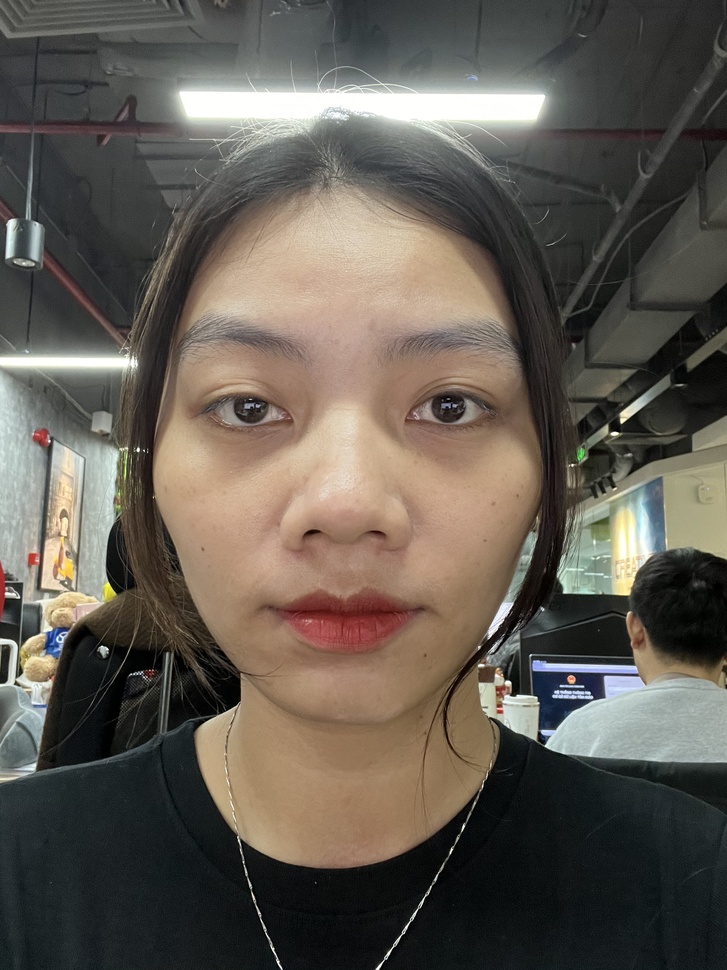
#> input picture dataset/Bui_Thao_Ly/IMG_6519.jpg, 727 x 970 px, shrunk from 2316 x 3088 before the run; its folder holds only this picture in this run
$ python augment_data.py
#> lines starting #> are read from the running program, lines starting #| are printed output that depends on the picture
import cv2
import numpy as np
import os

def augment_data(dataset_path):
#> called with dataset_path = 'dataset'
    print("--- ĐANG TỰ ĐỘNG TẠO THÊM DỮ LIỆU ---")

    for person_name in os.listdir(dataset_path):
        person_dir = os.path.join(dataset_path, person_name)
        if not os.path.isdir(person_dir): continue

        # Lấy danh sách ảnh hiện có
        files = [f for f in os.listdir(person_dir) if f.lower().endswith(('.jpg', '.png', '.jpeg'))]
        print(f" -> Xử lý '{person_name}': {len(files)} ảnh gốc")

        count_new = 0
        for fname in files:
            img_path = os.path.join(person_dir, fname)
            img = cv2.imread(img_path)
#> img is the input picture: shape (970, 727, 3); mean B, G, R 82.7, 91.3, 98
            if img is None: continue

            # 1. TẠO ẢNH LẬT NGANG (Flip)
            # Giúp máy học được khuôn mặt đối xứng
            img_flip = cv2.flip(img, 1)
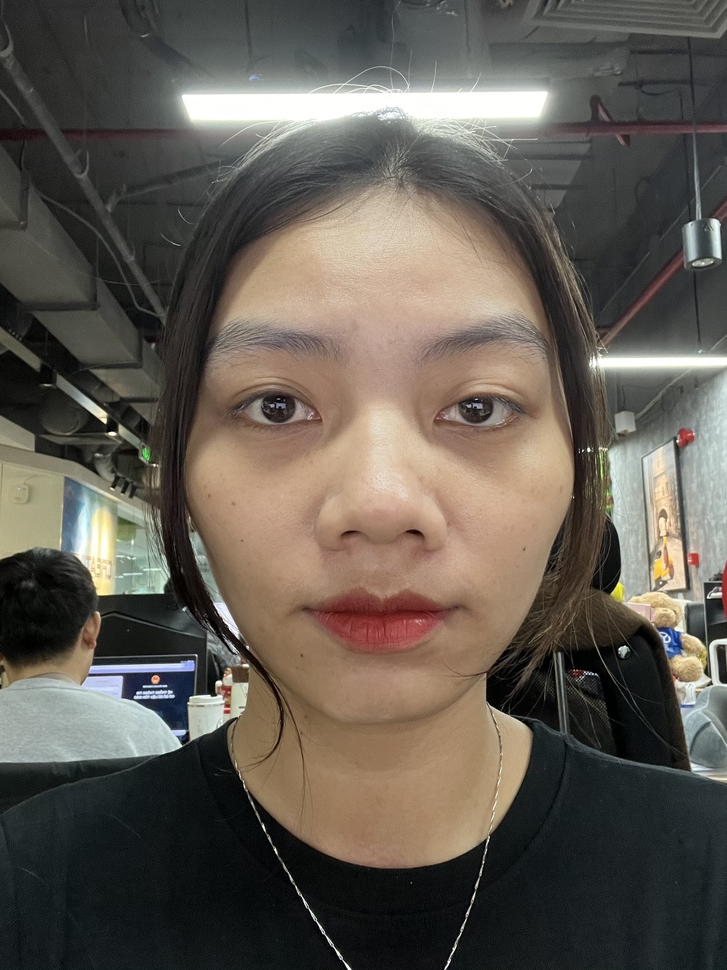
#> img_flip: shape (970, 727, 3); mean B, G, R 82.7, 91.3, 98
            new_name = f"aug_flip_{fname}"
            cv2.imwrite(os.path.join(person_dir, new_name), img_flip)
            count_new += 1

            # 2. TẠO ẢNH SÁNG HƠN (Brightness +)
            # Giúp nhận dạng tốt khi bị chói
            M = np.ones(img.shape, dtype="uint8") * 40
            img_bright = cv2.add(img, M)
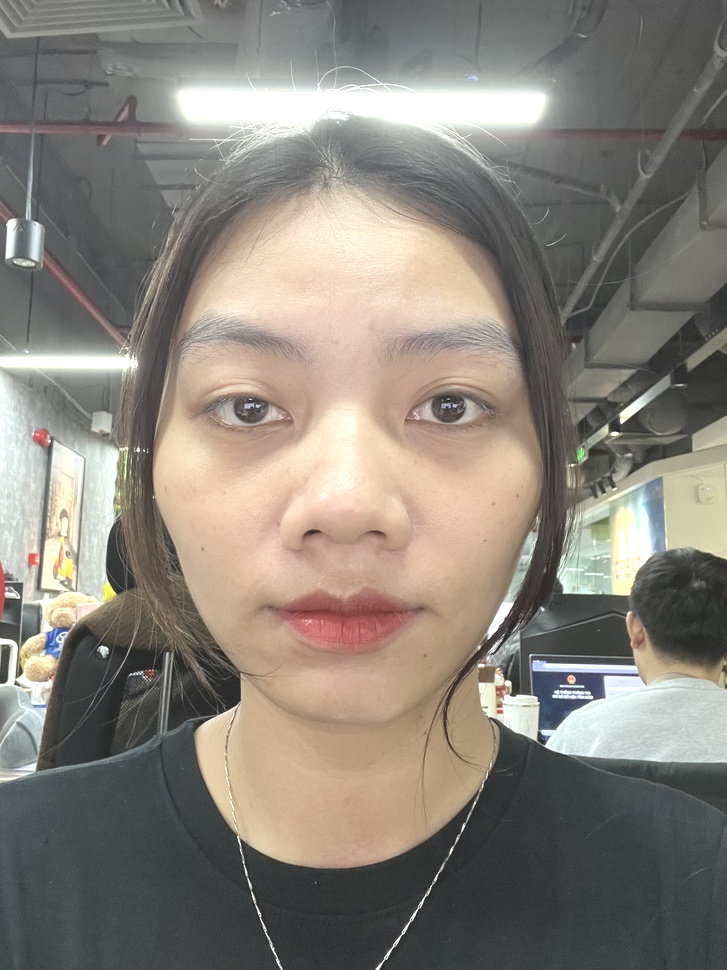
#> img_bright: shape (970, 727, 3); mean B, G, R 122, 130.6, 137.2
            new_name = f"aug_bright_{fname}"
            cv2.imwrite(os.path.join(person_dir, new_name), img_bright)
            count_new += 1

            # 3. TẠO ẢNH TỐI HƠN (Brightness -)
            # Giúp nhận dạng tốt trong bóng tối
            M = np.ones(img.shape, dtype="uint8") * 40
            img_dark = cv2.subtract(img, M)
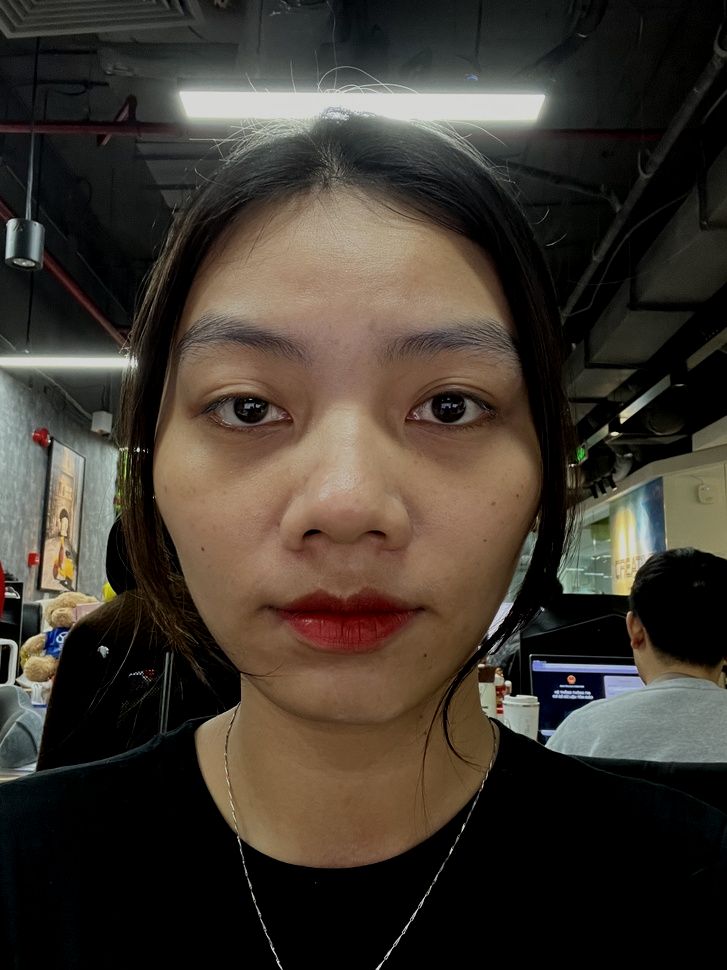
#> img_dark: shape (970, 727, 3); mean B, G, R 47, 55.6, 63.2
            new_name = f"aug_dark_{fname}"
            cv2.imwrite(os.path.join(person_dir, new_name), img_dark)
            count_new += 1

            # 4. TẠO ẢNH NHIỄU (Noise)
            # Giả lập camera chất lượng thấp (webcam mờ)
            row, col, ch = img.shape
#> row = 970; col = 727; ch = 3
            mean = 0
            var = 100
            sigma = var**0.5
            gauss = np.random.normal(mean, sigma, (row, col, ch))
            gauss = gauss.reshape(row, col, ch)
            noisy = img + gauss
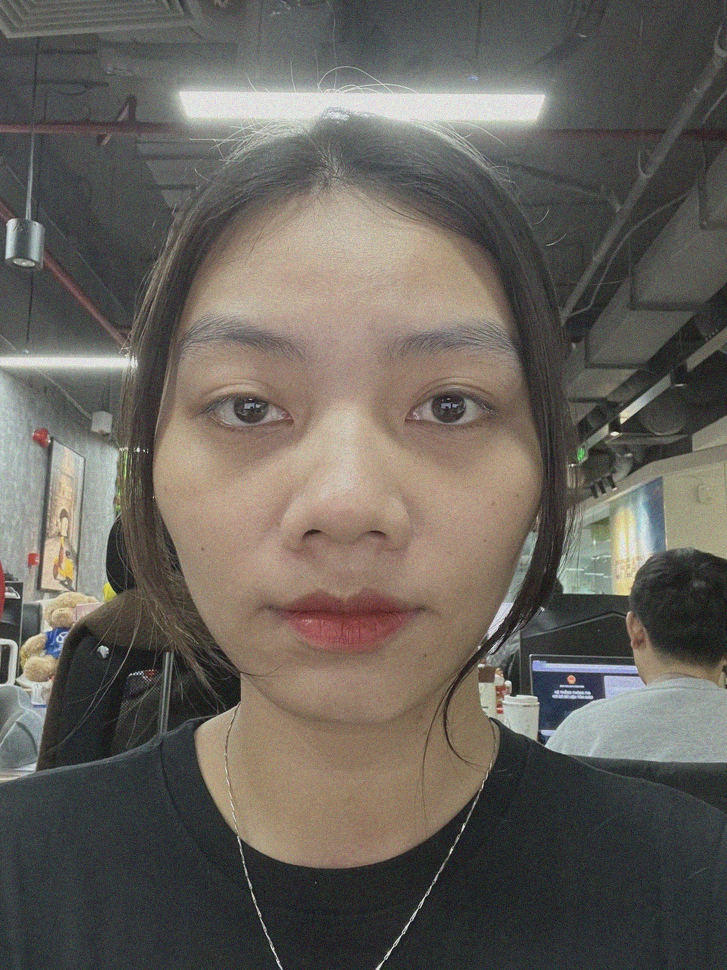
#> noisy: shape (970, 727, 3) float64; mean B, G, R 82.7, 91.4, 98; drawn with min black and max white
            # Clip về đoạn [0, 255]
            noisy = np.clip(noisy, 0, 255).astype("uint8")

            new_name = f"aug_noise_{fname}"
            cv2.imwrite(os.path.join(person_dir, new_name), noisy)
            count_new += 1

        print(f"    -> Đã tạo thêm {count_new} ảnh mới.")
#> pass 2 of the loop in augment_data, `for person_name in os.listdir(dataset_path):`:
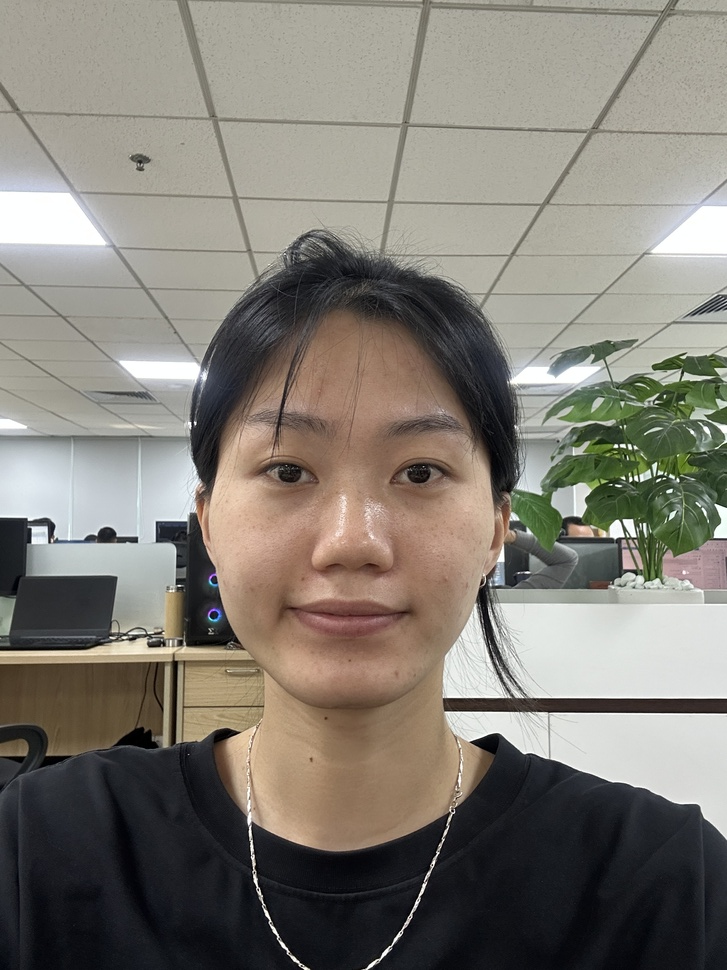
#> input picture dataset/Do_Thi_Ngoc_Mai/IMG_3106.JPG, 727 x 970 px, shrunk from 2316 x 3088 before the run
#> in augment_data, img is the input picture: shape (970, 727, 3); mean B, G, R 116.4, 124.9, 129.6
#> in augment_data, `img_dark = cv2.subtract(img, M)`:
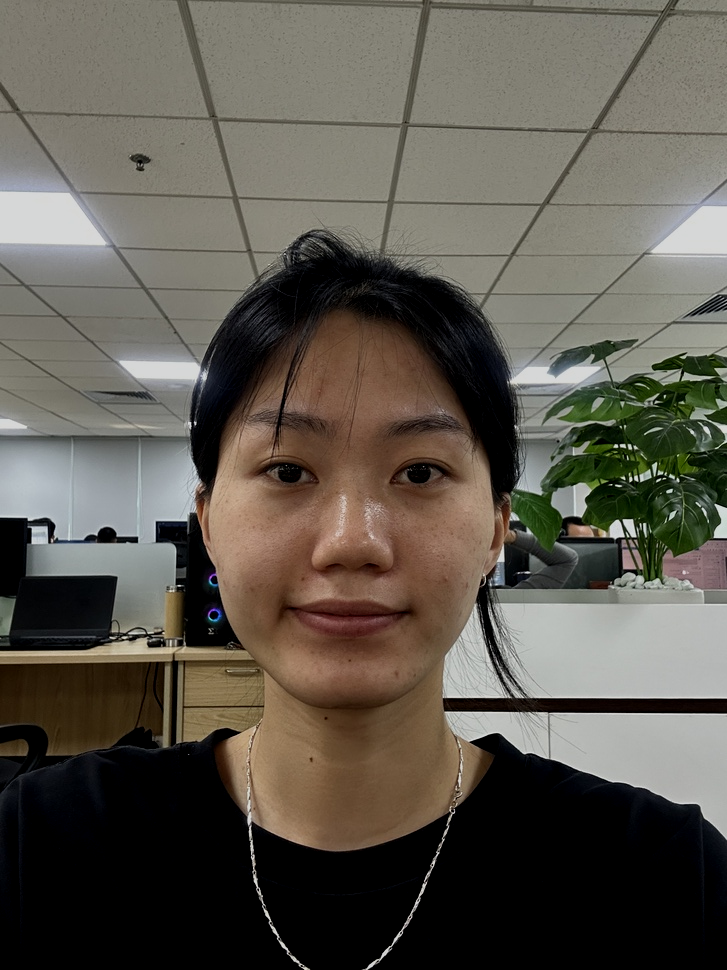
#> img_dark: shape (970, 727, 3); mean B, G, R 78.9, 88.1, 93
#> in augment_data, `noisy = img + gauss`:
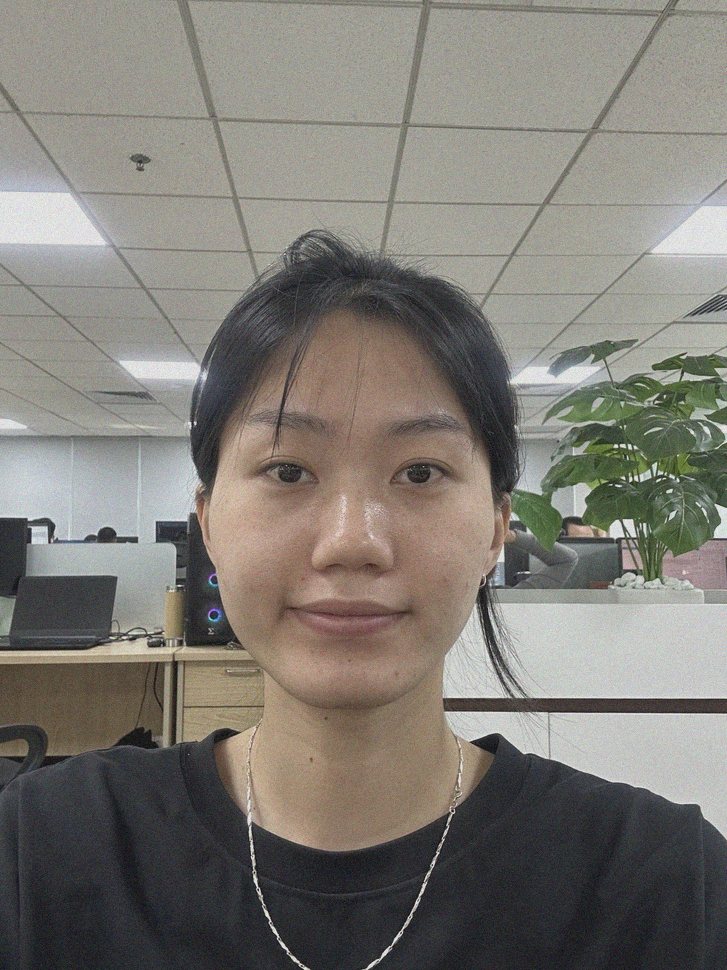
#> noisy: shape (970, 727, 3) float64; mean B, G, R 116.4, 124.9, 129.6; drawn with min black and max white

if __name__ == "__main__":
    DATA_PATH = "dataset" # Đường dẫn tới thư mục ảnh của bạn
    augment_data(DATA_PATH)
